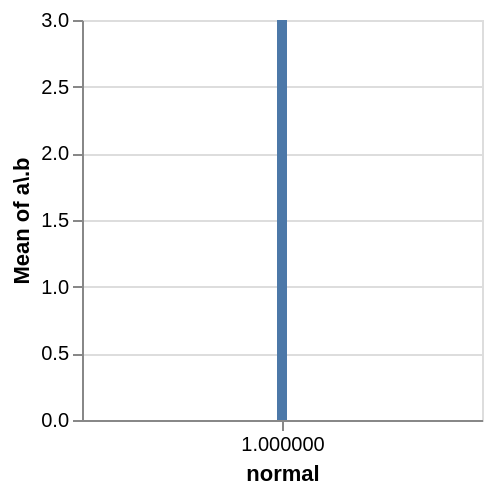

Vega-Lite specification for this chart:
### Vega specification from a JSON file in a GitHub repository (floating-point values rounded to 4 significant figures)
{"$schema": "https://vega.github.io/schema/vega/v5.json", "background": "white", "padding": 5, "width": 200, "height": 200, "style": "cell", "data": [{"name": "source_0", "values": [{"normal": 1, "a.b": 2}, {"normal": 1, "a.b": 4}]}, {"name": "data_0", "source": "source_0", "transform": [{"type": "aggregate", "groupby": ["normal"], "ops": ["mean"], "fields": ["a\\.b"], "as": ["mean_a.b"]}, {"type": "filter", "expr": "isValid(datum[\"normal\"]) && isFinite(+datum[\"normal\"]) && isValid(datum[\"mean_a.b\"]) && isFinite(+datum[\"mean_a.b\"])"}]}], "marks": [{"name": "layer_0_marks", "type": "rect", "style": ["bar"], "from": {"data": "data_0"}, "encode": {"update": {"fill": {"value": "#4c78a8"}, "ariaRoleDescription": {"value": "bar"}, "description": {"signal": "\"normal: \" + (format(datum[\"normal\"], \"\")) + \"; Mean of a\\.b: \" + (format(datum[\"mean_a.b\"], \"\"))"}, "xc": {"scale": "x", "field": "normal"}, "width": {"value": 5}, "y": {"scale": "y", "field": "mean_a\\.b"}, "y2": {"scale": "y", "value": 0}}}}], "scales": [{"name": "x", "type": "linear", "domain": {"data": "data_0", "field": "normal"}, "range": [0, {"signal": "width"}], "nice": true, "zero": false, "padding": 5}, {"name": "y", "type": "linear", "domain": {"data": "data_0", "field": "mean_a\\.b"}, "range": [{"signal": "height"}, 0], "nice": true, "zero": true}], "axes": [{"scale": "x", "orient": "bottom", "gridScale": "y", "grid": true, "tickCount": {"signal": "ceil(width/40)"}, "domain": false, "labels": false, "aria": false, "maxExtent": 0, "minExtent": 0, "ticks": false, "zindex": 0}, {"scale": "y", "orient": "left", "gridScale": "x", "grid": true, "tickCount": {"signal": "ceil(height/40)"}, "domain": false, "labels": false, "aria": false, "maxExtent": 0, "minExtent": 0, "ticks": false, "zindex": 0}, {"scale": "x", "orient": "bottom", "grid": false, "title": "normal", "labelFlush": true, "labelOverlap": true, "tickCount": {"signal": "ceil(width/40)"}, "zindex": 0}, {"scale": "y", "orient": "left", "grid": false, "title": "Mean of a\\.b", "labelOverlap": true, "tickCount": {"signal": "ceil(height/40)"}, "zindex": 0}]}
